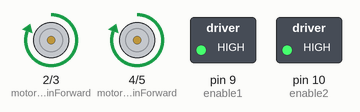
A sketch run on a simulated Arduino Uno, built with avr-gcc and run on an emulated ATmega328P. Parts: motor-driver pin pairs drawn as motors (green arrow = first pin HIGH = forward, orange = second pin HIGH = backward, longer = more drive), switched loads named in the sketch (green lamp = pin HIGH).

Above: at 1.0 s.
At 2.7 s:
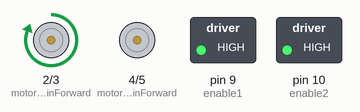
At 6.2 s:
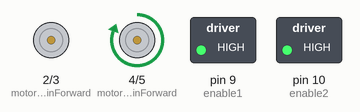
At 8.0 s:
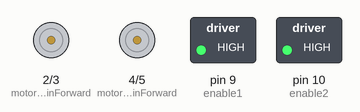
Timing chart, 0 to 11.7 s (numbered marks = the images above):
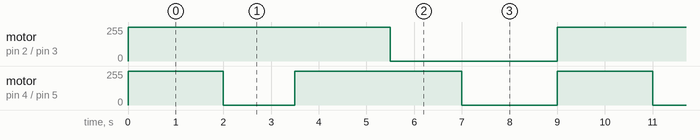

The sketch:

Lab__3__2_DC_Motors.ino
```cpp
// CMP 438: Communicating Robots - Isaac D. Hoyos
// Tinkercad Link: https://tinyurl.com/5y2kns7j

// These constants define the Arduino pins connected to the L293D.
const int motorLeftPinForward = 4;   // IN3 on L293D motor driver.
const int motorLeftPinBackward = 5;  // IN4 on L293D motor driver.
const int motorRightPinForward = 2;  // IN1 on L293D motor driver.
const int motorRightPinBackward = 3; // IN2 on L293D motor driver.
const int enable1 = 9;               // EN1 on L293D motor driver.
const int enable2 = 10;              // EN2 on L293D motor driver.

void setup() {
  // These pins are configured to control motor direction.
  pinMode(motorLeftPinForward, OUTPUT);
  pinMode(motorLeftPinBackward, OUTPUT);
  pinMode(motorRightPinForward, OUTPUT);
  pinMode(motorRightPinBackward, OUTPUT);

  // These pins are configured to control motor direction.
  pinMode(enable1, OUTPUT);
  pinMode(enable2, OUTPUT);

  // These lines set both motors to run at full speed using PWM.
  analogWrite(enable1, 255);
  analogWrite(enable2, 255);
}

void loop() {
  // This sequence shows forward movement, turning, and stopping.
  moveForward();
  delay(2000);
  turnLeft();
  delay(1500);
  moveForward();
  delay(2000);
  turnRight();
  delay(1500);
  stopMotors();
  delay(2000);
}

// This function moves the left motor forward.
void motorLeftMoveForward() {
  digitalWrite(motorLeftPinForward, HIGH);
  digitalWrite(motorLeftPinBackward, LOW);
}

// This function moves the right motor forward.
void motorRightMoveForward() {
  digitalWrite(motorRightPinForward, HIGH);
  digitalWrite(motorRightPinBackward, LOW);
}

// This function moves the left motor backward.
void motorLeftMoveBackward() {
  digitalWrite(motorLeftPinForward, LOW);
  digitalWrite(motorLeftPinBackward, HIGH);
}

// This function moves the right motor backward.
void motorRightMoveBackward() {
  digitalWrite(motorRightPinForward, LOW);
  digitalWrite(motorRightPinBackward, HIGH);
}

// This function moves both motors forward.
void moveForward() {
  motorLeftMoveForward();
  motorRightMoveForward();
}

// This function moves both motors backward.
void moveBackward() {
  motorLeftMoveBackward();
  motorRightMoveBackward();
}

// This function turns left by stopping the left motor.
void turnLeft() {
  digitalWrite(motorLeftPinForward, LOW);
  digitalWrite(motorLeftPinBackward, LOW);
  motorRightMoveForward();
}

// This function turns right by stopping the right motor.
void turnRight() {
  digitalWrite(motorRightPinForward, LOW);
  digitalWrite(motorRightPinBackward, LOW);
  motorLeftMoveForward();
}

// This function performs a pivot turn by moving the motors.
void pivotTurn() {
  motorLeftMoveForward();
  motorRightMoveBackward();
}

// This function stops all motor movement of the robot.
void stopMotors() {
  digitalWrite(motorLeftPinForward, LOW);
  digitalWrite(motorLeftPinBackward, LOW);
  digitalWrite(motorRightPinForward, LOW);
  digitalWrite(motorRightPinBackward, LOW);
}
```

Measured:
- by itself, motor on pin 2 (motorRightPinForward) / pin 3 (motorRightPinBackward): alternates forward 255/255 for 5.5 s and stopped for 3.5 s
- by itself, motor on pin 4 (motorLeftPinForward) / pin 5 (motorLeftPinBackward): repeats every 9.0 s: stopped 1.5 s, forward 255/255 3.5 s, stopped 2.0 s, forward 255/255 2.0 s
